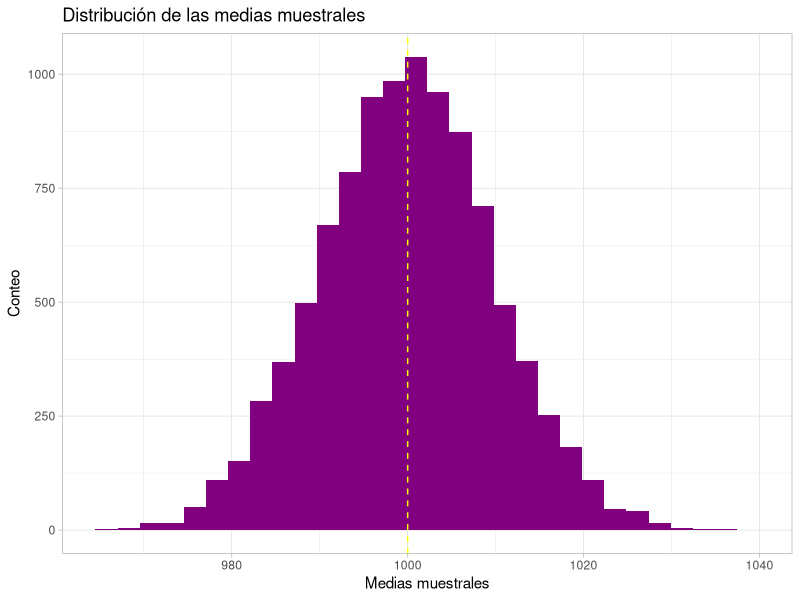
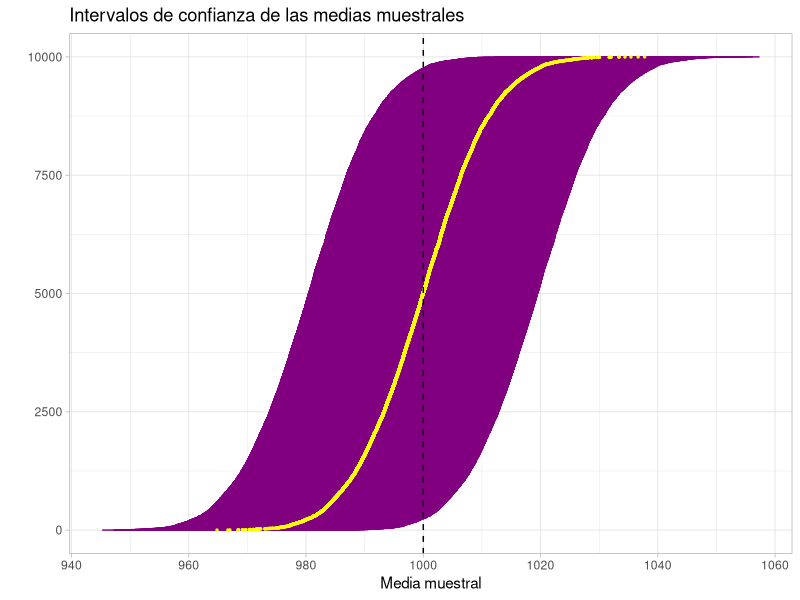
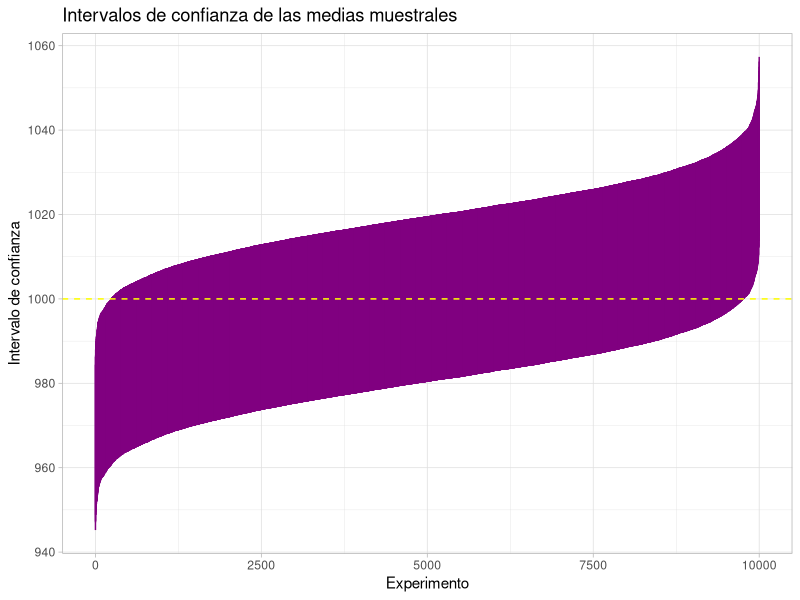

These figures' R source, in order:
## ---- chunk 1
#| label: muestra1
#| echo: true
set.seed(3718)
sample_size <- 100
population_mean <- 1000
population_sd <- 100

norm_values <- rnorm(sample_size, population_mean, population_sd)

sample_mean <- mean(norm_values)
## ---- chunk 2
#| label: sd-media-muestra
#| echo: true
muchas_medias <- replicate(1000, {
  mean(rnorm(sample_size, population_mean, population_sd))
})

sd(muchas_medias)
## ---- chunk 3
#| label: intervalo1
error_margin <- qnorm(c(0.025, 0.975)) * population_sd / sqrt(sample_size)
confidence_interval <- sample_mean + error_margin
## ---- chunk 4
#| label: function
compute_interval <- function(size, mean, sd) {
  
  norm_values <- rnorm(size, mean, sd)
  sample_mean <- mean(norm_values)
  
  error_margin <- qnorm(c(0.025, 0.975)) * sd / sqrt(size)
  confidence_interval <- sample_mean + error_margin
  
  return(list(mean = sample_mean, confint = confidence_interval))

}

computations <- 10000
## ---- chunk 5
#| label: compute-intervals
#| echo: true

experiments <- lapply(seq_len(computations), function(i) {
  compute_interval(sample_size, population_mean, population_sd) 
})
  
## ---- chunk 6
#| label: sample-mean-distribution
library(purrr)
experiments_means <- map_dbl(experiments, list("mean"))

library(ggplot2)
theme_set(theme_light())

ggplot() + 
  geom_histogram(aes(x = experiments_means), fill = "#800080") + 
  geom_vline(xintercept = population_mean, color = "yellow", linetype = 2) + 
  labs(x = "Medias muestrales", y = "Conteo", 
       title = "Distribución de las medias muestrales")
  
## ---- chunk 7
#| label: aux-plot
min_confint <- map_dbl(experiments, \(x) x$confint[1])
max_confint <- map_dbl(experiments, \(x) x$confint[2])

library(dplyr)
df_confints <- tibble(
  # experiment = seq_len(computations), 
  min_confint = min_confint,
  max_confint = max_confint
)

df_confints <- df_confints |> 
  mutate(sample_mean = experiments_means) |> 
  arrange(min_confint) |> 
  mutate(experiment = seq_len(computations))
## ---- chunk 8
#| label: plot-confints
ggplot(df_confints) + 
  geom_segment(aes(x = min_confint, xend = max_confint, 
                   y = experiment, yend = experiment), 
               color = "#800080")  + 
  geom_point(aes(x = sample_mean, y = experiment), color = "yellow", size = 0.5) + 
  geom_vline(xintercept = population_mean, color = "black", linetype = 2) + 
  labs(x = "Media muestral", y = "", 
       title = "Intervalos de confianza de las medias muestrales")
## ---- chunk 9
ggplot(df_confints) + 
  geom_segment(aes(x = experiment, xend = experiment, 
                   y = min_confint, yend = max_confint), 
               color = "#800080") + 
  geom_hline(yintercept = population_mean, color = "yellow", linetype = 2) + 
  labs(x = "Experimento", y = "Intervalo de confianza", 
       title = "Intervalos de confianza de las medias muestrales")
